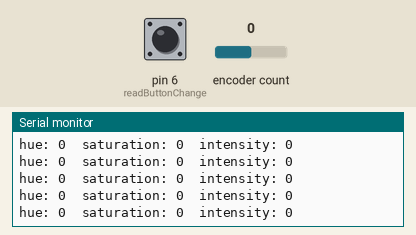
The sketch below on a simulated Arduino Uno, built with avr-gcc and run on an emulated ATmega328P. On the bench: the last lines printed to the serial monitor. The test bench sets the inputs (shaded band); at power-on: encoder count 0, pin 6 (readButtonChange) LOW.

Above: at 1.2 s.
1.3 s: encoder count set to -1
At 2.3 s:
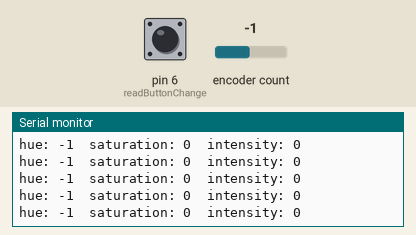
4.3 s: pin 6 (readButtonChange) pulled HIGH for 0.15 s
5.9 s: pin 6 (readButtonChange) pulled HIGH for 1 s
9.9 s: encoder count set to -2
At 10.6 s:
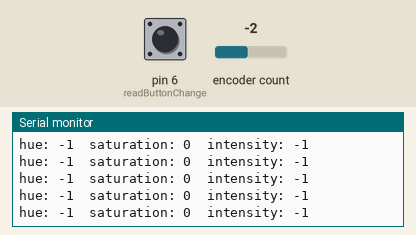
12.9 s: pin 6 (readButtonChange) pulled HIGH for 0.15 s
16.0 s: encoder count set to 2
At 17.0 s:
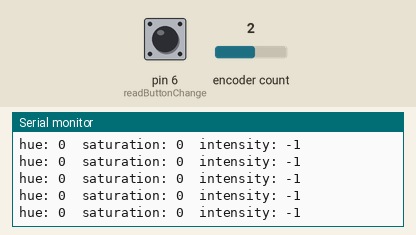

The sketch:

MultiStateEncoder.ino
```cpp
/*
   Reads a pushbutton to change between three properties being changed.
   Tben reads an encoder
   Then changes one of three properties depending on the number of button pushes.

*/
#include <Encoder.h>      // include the encoder library
Encoder myEncoder(0, 1);  // set the pin numbers for the encoder
int lastKnobState = 0;    // set the last knob state

int lastButtonState = 0;  // set the last pushbutton state
int whichProperty = 0;    // this variable tells us which property we are changing

// these are our three properties that will change:
int hue, saturation, intensity;

void setup() {
  // put your setup code here, to run once:
  pinMode(5, INPUT);    // set button input
  Serial.begin(9600);   // initialize serial communication
}

void loop() {
  // read the button for any change:
  readButtonChange();
  /////////////////////////////////////////////////////////////////////

  // read the encoder:
  int encoderChange = readEncoderChange();

  /////////////////////////////////////////////////////////////////////////////////
  // change what property the knob controls based on the button:
  if (whichProperty == 0) {
    // change the hue
    hue = hue + encoderChange;
  }

  if (whichProperty == 1) {
    // change the saturation
    saturation = saturation + encoderChange;
  }
  if (whichProperty == 2) {
    // change the intensity
    intensity = intensity + encoderChange;
  }
  Serial.print("hue: ");
  Serial.print(hue);
  Serial.print("\tsaturation: ");
  Serial.print(saturation);
  Serial.print("\tintensity: ");
  Serial.println(intensity);
}

void readButtonChange() {
  // put your main code here, to run repeatedly:
  // read tbe button
  int buttonState = digitalRead(6);
  // if buttonState changes from 0 to 1, blink the LED
  if (buttonState != lastButtonState) {
    delay(5);  // debounce delay 5 ms
    if (buttonState == HIGH) {  // if the button is pressed:
      Serial.println("pressed");
      whichProperty++;
      // if it reaches 3, reset to 0:
      if (whichProperty == 3) {
        whichProperty = 0;
      }
      Serial.println(whichProperty);
    } else {      // if the button is released:
      Serial.println("released");
    }
  }
  // save the button state for comparison next time:
  lastButtonState = buttonState;
}

int readEncoderChange() {
  // returns 0 for no change, -1 for one direction, 1 for the other:
  int result = 0;
  // read the encoder:
  int knobState = myEncoder.read();
  //get the change in the encoder:
  int knobChange = knobState - lastKnobState;

  // if it's changed by 4 or more pulses:
  if (abs(knobChange) >= 1) {
    // You just want direction of change, not value, so
    // divide value by abs. value to get 1 or -1:
    result = knobChange / abs(knobChange);
  }
  // save the current state for comparison next time:
  lastKnobState = knobState;
  return result;
}
```

Measured:
- after the input at 1.3 s, the serial monitor: prints a new line after 0.08 s (image 1)
- after the input at 9.9 s, the serial monitor: prints a new line after 0.10 s (image 2)
- after the input at 16.0 s, the serial monitor: prints a new line after 0.11 s (image 3)
